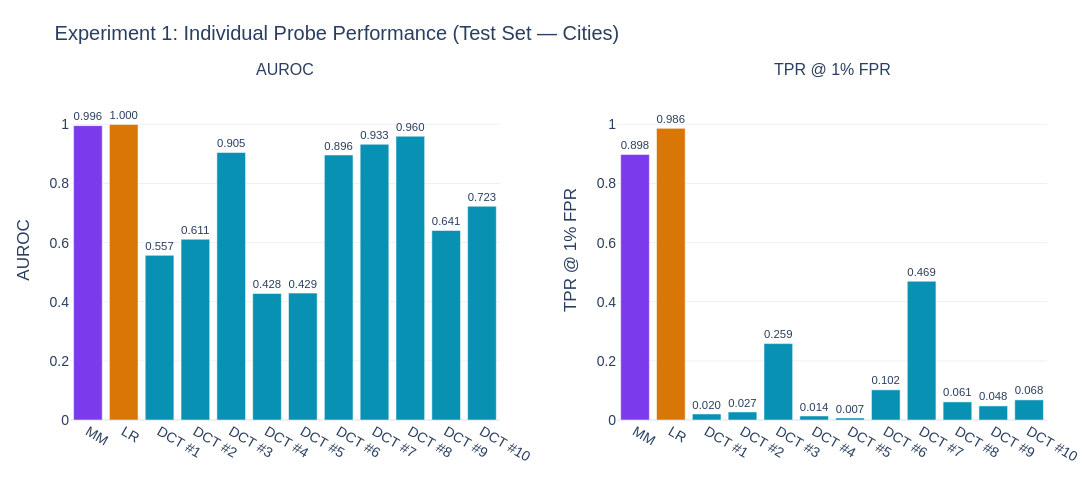

Notebook source saved alongside this figure:
### Code cell
probe_names = list(results.keys())
aurocs = [results[n]["auroc"] for n in probe_names]
tprs = [results[n]["tpr@1fpr"] for n in probe_names]

bar_colors = []
for n in probe_names:
    if n == "MM":
        bar_colors.append(PLOT_COLORS["mm"])
    elif n == "LR":
        bar_colors.append(PLOT_COLORS["lr"])
    else:
        bar_colors.append(PLOT_COLORS["dct"])

fig = make_subplots(
    rows=1, cols=2,
    subplot_titles=["AUROC", "TPR @ 1% FPR"],
    horizontal_spacing=0.12,
)

fig.add_trace(go.Bar(
    x=probe_names, y=aurocs,
    marker_color=bar_colors, showlegend=False,
    text=[f"{v:.3f}" for v in aurocs], textposition="outside",
), row=1, col=1)

fig.add_trace(go.Bar(
    x=probe_names, y=tprs,
    marker_color=bar_colors, showlegend=False,
    text=[f"{v:.3f}" for v in tprs], textposition="outside",
), row=1, col=2)

fig.update_layout(
    **PLOT_BASE,
    title="Experiment 1: Individual Probe Performance (Test Set — Cities)",
    height=480, width=1100,
    yaxis=dict(range=[0, 1.15], title="AUROC"),
    yaxis2=dict(range=[0, 1.15], title="TPR @ 1% FPR"),
)
fig.show()
save_fig(fig, "exp1_probe_performance")

### Figure 1 — Plotly figure (JSON) as saved in the notebook; plotly's stock layout.template omitted (floating-point values rounded to 4 significant figures)
{"data": [{"marker": {"color": ["#7C3AED", "#D97706", "#0891B2", "#0891B2", "#0891B2", "#0891B2", "#0891B2", "#0891B2", "#0891B2", "#0891B2", "#0891B2", "#0891B2"]}, "showlegend": false, "text": ["0.996", "1.000", "0.557", "0.611", "0.905", "0.428", "0.429", "0.896", "0.933", "0.960", "0.641", "0.723"], "textposition": "outside", "type": "bar", "x": ["MM", "LR", "DCT #1", "DCT #2", "DCT #3", "DCT #4", "DCT #5", "DCT #6", "DCT #7", "DCT #8", "DCT #9", "DCT #10"], "xaxis": "x", "y": [0.9956, 0.9997, 0.5569, 0.6114, 0.9048, 0.4279, 0.4291, 0.8964, 0.9326, 0.9598, 0.6409, 0.7231], "yaxis": "y"}, {"marker": {"color": ["#7C3AED", "#D97706", "#0891B2", "#0891B2", "#0891B2", "#0891B2", "#0891B2", "#0891B2", "#0891B2", "#0891B2", "#0891B2", "#0891B2"]}, "showlegend": false, "text": ["0.898", "0.986", "0.020", "0.027", "0.259", "0.014", "0.007", "0.102", "0.469", "0.061", "0.048", "0.068"], "textposition": "outside", "type": "bar", "x": ["MM", "LR", "DCT #1", "DCT #2", "DCT #3", "DCT #4", "DCT #5", "DCT #6", "DCT #7", "DCT #8", "DCT #9", "DCT #10"], "xaxis": "x2", "y": [0.898, 0.9864, 0.02041, 0.02721, 0.2585, 0.01361, 0.006803, 0.102, 0.4694, 0.06122, 0.04762, 0.06803], "yaxis": "y2"}], "layout": {"annotations": [{"font": {"size": 16}, "showarrow": false, "text": "AUROC", "x": 0.22, "xanchor": "center", "xref": "paper", "y": 1, "yanchor": "bottom", "yref": "paper"}, {"font": {"size": 16}, "showarrow": false, "text": "TPR @ 1% FPR", "x": 0.78, "xanchor": "center", "xref": "paper", "y": 1, "yanchor": "bottom", "yref": "paper"}], "font": {"family": "Arial, sans-serif", "size": 14}, "height": 480, "legend": {"bgcolor": "rgba(255,255,255,0.8)", "bordercolor": "#E5E7EB", "borderwidth": 1}, "margin": {"b": 60, "l": 70, "r": 40, "t": 80}, "title": {"text": "Experiment 1: Individual Probe Performance (Test Set — Cities)"}, "width": 1100, "xaxis": {"anchor": "y", "domain": [0, 0.44]}, "xaxis2": {"anchor": "y2", "domain": [0.56, 1]}, "yaxis": {"anchor": "x", "domain": [0, 1], "range": [0, 1.15], "title": {"text": "AUROC"}}, "yaxis2": {"anchor": "x2", "domain": [0, 1], "range": [0, 1.15], "title": {"text": "TPR @ 1% FPR"}}}}
